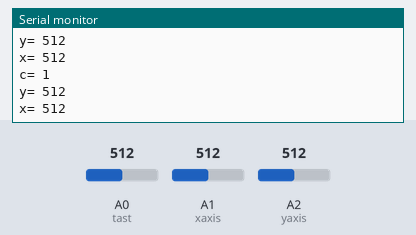
Recording of a sketch running on a simulated Arduino Uno, built with avr-gcc and run on an emulated ATmega328P. On the bench: the last lines printed to the serial monitor. The test bench sets the inputs (shaded band); at power-on: A1 (xaxis) = 512, A2 (yaxis) = 512, A0 (tast) = 512.

Above: at 1.2 s.
1.3 s: A1 (xaxis) set to 111
At 2.3 s:
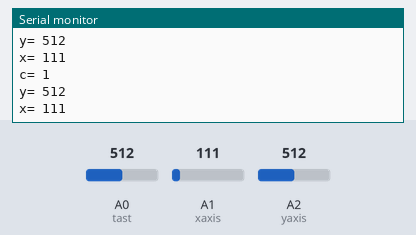
2.8 s: A1 (xaxis) set to 95
At 3.5 s:
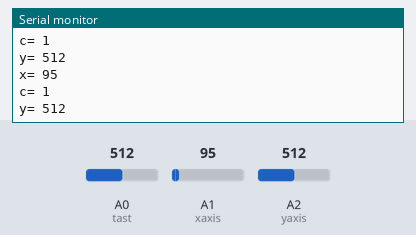
5.8 s: A2 (yaxis) set to 11
At 6.4 s:
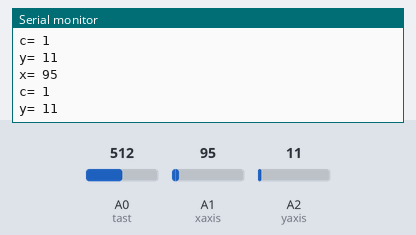
7.3 s: A2 (yaxis) set to 8
At 8.4 s:
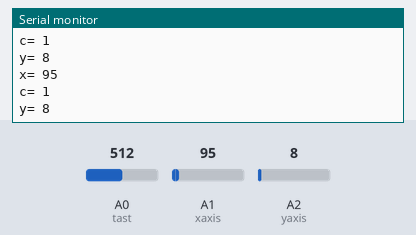
Timing chart, 0 to 10.3 s (numbered marks = the images above; inputs shaded):
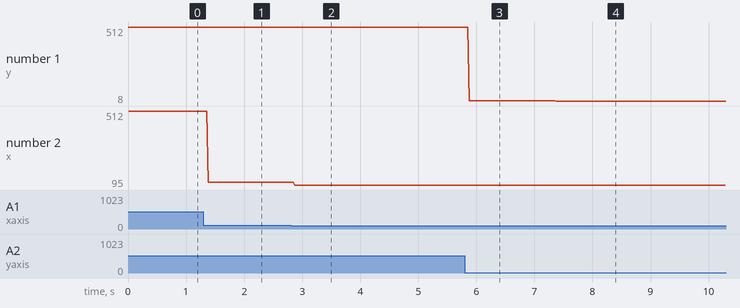

The sketch:

joystick-taster.ino
```cpp
#define yaxis A2
#define xaxis A1
#define tast A0
int yvalue = 0;
int xvalue = 0;
boolean click = true;

void setup()
{
    Serial.begin(9600);
}
void loop()
{
    yvalue = analogRead(yaxis);
    Serial.print("y= ");
    Serial.println(yvalue);
    xvalue = analogRead(xaxis);
    Serial.print("x= ");
    Serial.println(xvalue);
    click = analogRead(tast);
    Serial.print("c= ");
    Serial.println(click);
}

// standartwerte sind x=520 y=508 (in Mittelstellung)
// maximmalwerte sind 1023 auf beiden seiten
// taster standartwert 1
```

Measured:
- the behaviour switches between 100 and 99 on A1 (xaxis) (found by bisection; images 1 and 2)
- after the input at 1.3 s, the serial monitor: prints a new line after 0.08 s (image 1)
- after the input at 2.8 s, the serial monitor: prints a new line after 0.07 s (image 2)
- after the input at 5.8 s, the serial monitor: prints a new line after 0.07 s (image 3)
- after the input at 7.3 s, the serial monitor: prints a new line after 0.07 s (image 4)
- plotted number 1: 512 → 11 after the input at 5.8 s, 11 → 8 after the input at 7.3 s
- plotted number 2: 512 → 111 after the input at 1.3 s, 111 → 95 after the input at 2.8 s
